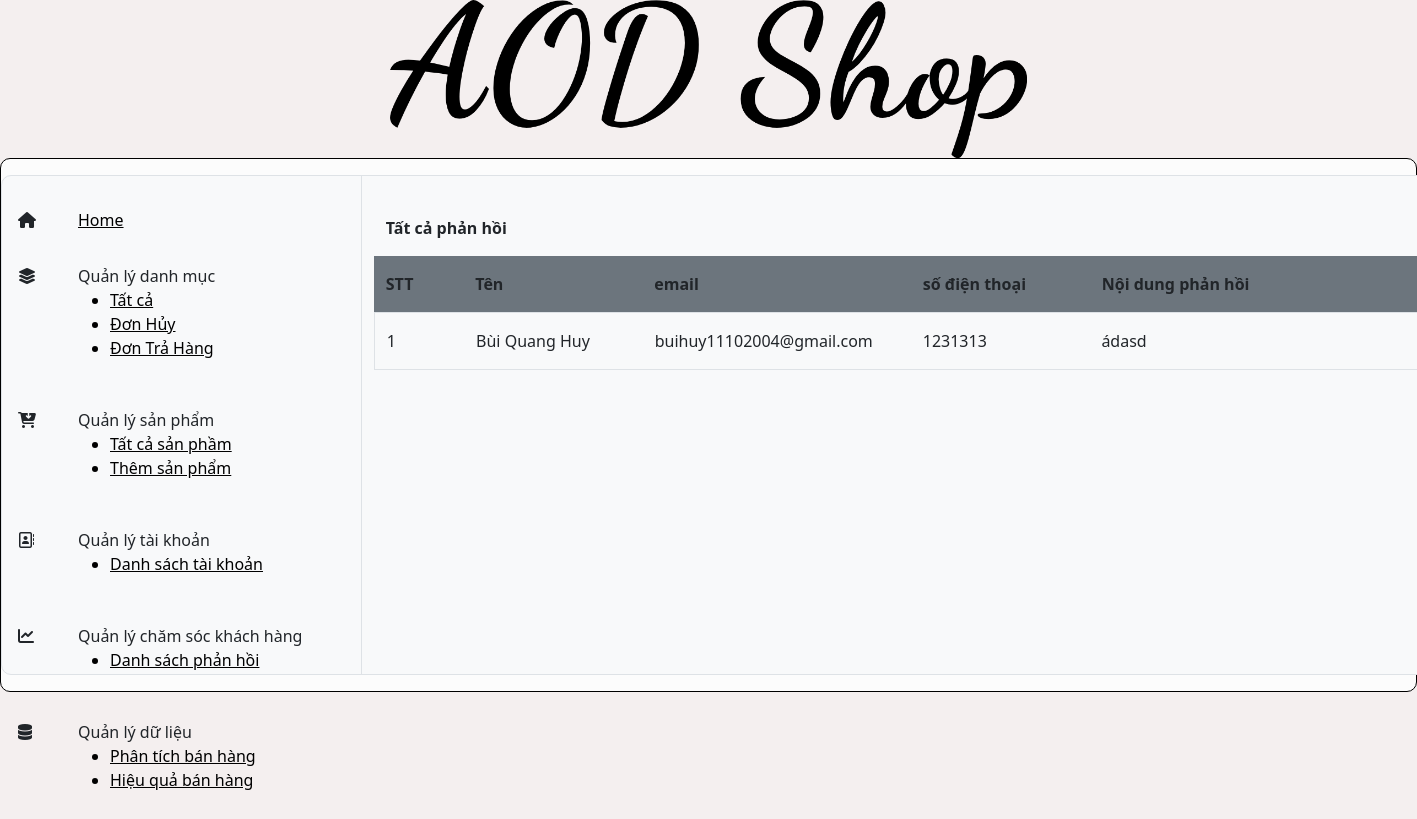
The app's page /care.php (signed in) with its own data.
### tables this page shows
CREATE TABLE `checkcare` (
  `id` int(11) NOT NULL,
  `name` varchar(50) NOT NULL,
  `email` varchar(255) NOT NULL,
  `sdt` int(11) NOT NULL,
  `mota` varchar(255) NOT NULL
);

### care.php (the view, shortened to what this page needs)
<?php
require('admin.php');
?>
        <div class="col-md-9">
          <div class="p-4 border bg-light">
              <div class="row py-3">
              <div class="col-md-4"><b>Tất cả phản hồi</b></div>
                <div class="col-md-8">
                  </div>
              </div>
              <div class="row py-3 border-1 bg-secondary">
                 <div class="col-1 border-1"><b>STT</b></div>
            <div class="col-2 border-1"><b>Tên</b></div>
                <div class="col-3 border-1"><b>email </b></div>
                     <div class="col-2 border-1 "><b>số điện thoại </b></div>
                    <div class="col-4 border-1"><b>Nội dung phản hồi </b> </div>
              </div>
                    <div class="row py-3 border">
                       <?php
			   $sql = "SELECT * FROM checkcare";
			   $qr = mysqli_query($conn,$sql);
			   while($rows = mysqli_fetch_assoc($qr)){
			?>
       <div class="col-1 border-1" name="id"><?php echo $rows["id"];?></div>
                         <div class="col-2 border-1" name="img"><?php echo $rows["name"];?></div>
                         <div class="col-3 border-1" name="price"><?php echo $rows["email"];?></div>
                 <div class="col-2 border-1" name="soluong"><?php echo $rows["sdt"];?></div>
                 <div class="col-4 border-1" name="price"><?php echo $rows["mota"];?></div>
                         <?php
               }?>
              </div>
                    </div>
          </div>
        </div>
    </section>
</body>
</html>

### admin.php (style rules this page uses)
body { background:#F4EFEF; margin: auto; }
.p-4 { width: 1100px; height: 500px; }

### records on screen
checkcare: id "1", name "Bùi Quang Huy", email "buihuy11102004@gmail.com", sdt "1231313", mota "ádasd"
